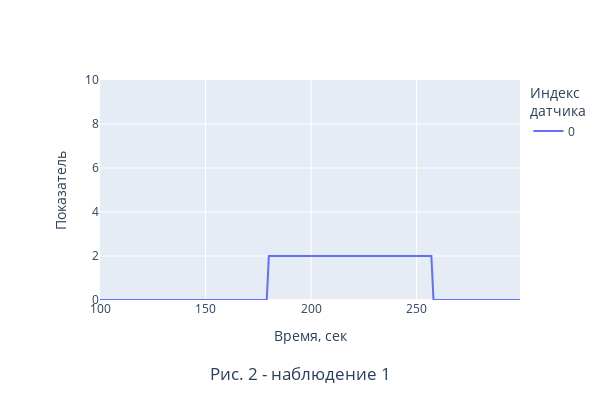

Notebook source saved alongside this figure:
### Code cell
Pilot_id = 1
time_start=100
time_end=300

data = y_train
plot_counter=2

timesteps=[time_start, time_end]

df = pd.DataFrame(data = data[Pilot_id], index = [s for s in range(data[Pilot_id].shape[0])] 
                    #columns = [s for s in range(data[Pilot_id].shape[1])]
)

fig = px.line(data_frame=df.iloc[timesteps[0]:timesteps[1],:])

fig.update_layout(
    title=dict(text=f'Рис. {plot_counter}'+' - наблюдение ' + str(Pilot_id), x=.5, y=0.05, xanchor='center'), 
    xaxis_title_text = 'Время, сек', yaxis_title_text = 'Показатель',  yaxis_range = [0, 10],
    legend_title_text='Индекс <br>датчика',
    width=600, height=400,
    margin=dict(l=100, r=60, t=80, b=100),
)

fig.show()

### Figure 1 — Plotly figure (JSON) as saved in the notebook; plotly's stock layout.template omitted (floating-point values rounded to 4 significant figures; data arrays with more than 128 entries replaced by an {"elided": "..."} marker saying what was removed)
{"data": [{"hovertemplate": "variable=0<br>index=%{x}<br>value=%{y}<extra></extra>", "legendgroup": "0", "line": {"color": "#636efa", "dash": "solid"}, "marker": {"symbol": "circle"}, "mode": "lines", "name": "0", "orientation": "v", "showlegend": true, "type": "scatter", "x": {"elided": "200 int values"}, "xaxis": "x", "y": {"elided": "200 int values"}, "yaxis": "y"}], "layout": {"height": 400, "legend": {"title": {"text": "Индекс <br>датчика"}, "tracegroupgap": 0}, "margin": {"b": 100, "l": 100, "r": 60, "t": 80}, "title": {"text": "Рис. 2 - наблюдение 1", "x": 0.5, "xanchor": "center", "y": 0.05}, "width": 600, "xaxis": {"anchor": "y", "domain": [0, 1], "title": {"text": "Время, сек"}}, "yaxis": {"anchor": "x", "domain": [0, 1], "range": [0, 10], "title": {"text": "Показатель"}}}}
